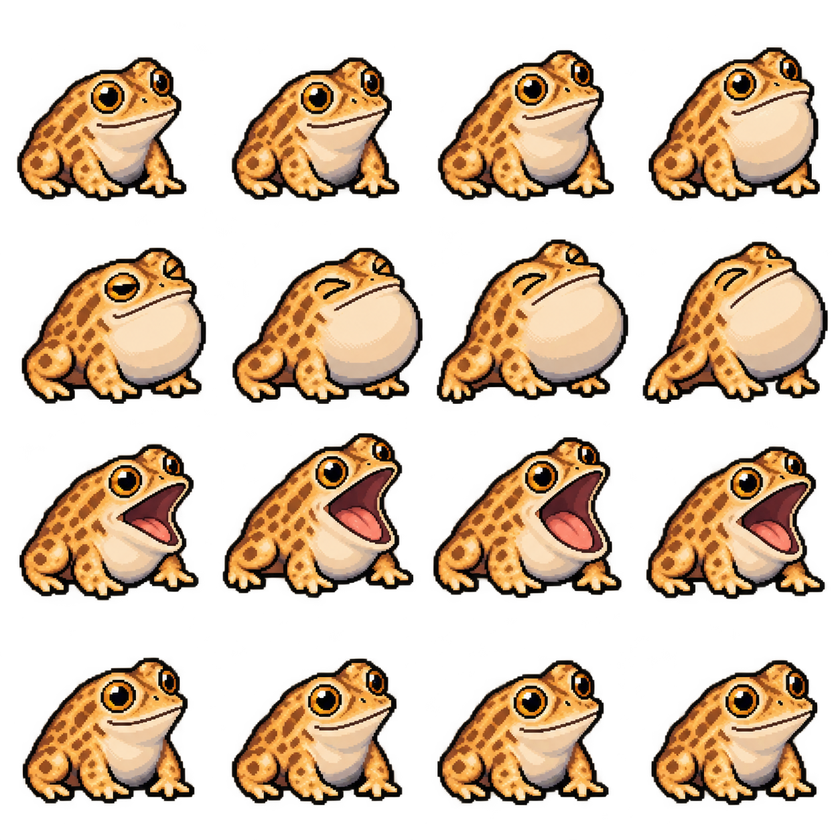
#> input picture docs/assets/game/croak-v2.png, 840 x 840 px, shrunk from 1254 x 1254 before the run
$ python build-game-frames.py
#> lines starting #> are read from the running program, lines starting #| are printed output that depends on the picture
"""Locate complete sprites in the unchanged ImageGen game atlases.

Generated objects can cross an ideal grid boundary. Segment the alpha channel
first, then use object centers to recover grid order. Never slice the PNG into
equal cells: that clips sprites and borrows pixels from the adjacent row.
Pillow is an authoring dependency only; source PNG bytes are never modified.
Run with --check to verify committed metadata without writing it.
"""
from pathlib import Path
import argparse
import hashlib
import json
from PIL import Image


def sprite_bounds(alpha, width, height):
    mask = bytearray(value > 128 for value in alpha.tobytes())
    objects = []
    for origin, occupied in enumerate(mask):
        if not occupied:
            continue
        mask[origin] = 0
        pending = [origin]
        area = 0
        left = right = origin % width
        top = bottom = origin // width
        while pending:
            pixel = pending.pop()
            y, x = divmod(pixel, width)
            area += 1
            left, right = min(left, x), max(right, x)
            top, bottom = min(top, y), max(bottom, y)
            # Eight-way connectivity preserves diagonal pixel-art outlines.
            for yy in range(max(0, y - 1), min(height, y + 2)):
                for xx in range(max(0, x - 1), min(width, x + 2)):
                    neighbor = yy * width + xx
                    if mask[neighbor]:
                        mask[neighbor] = 0
                        pending.append(neighbor)
        if area >= 100:  # Isolated antialias pixels are not separate sprites.
            objects.append((left, top, right + 1, bottom + 1))
    assert len(objects) == 16, f'Expected 16 separate sprites, found {len(objects)}'
    slots = {}
    for bounds in objects:
        left, top, right, bottom = bounds
        col = int((left + right) / 2 * 4 / width)
        row = int((top + bottom) / 2 * 4 / height)
        slot = row * 4 + col
        assert 0 <= row < 4 and 0 <= col < 4 and slot not in slots
        x0, y0 = max(0, left - 2), max(0, top - 2)
        x1, y1 = min(width, right + 2), min(height, bottom + 2)
        for other in objects:
            if other != bounds:
                ox0, oy0, ox1, oy1 = other
                assert x1 <= ox0 or x0 >= ox1 or y1 <= oy0 or y0 >= oy1, 'Crop borrows a neighboring sprite'
        slots[slot] = [x0, y0, x1 - x0, y1 - y0]
    return [slots[i] for i in range(16)]


def main():
    parser = argparse.ArgumentParser(description=__doc__)
    parser.add_argument('--check', action='store_true')
    args = parser.parse_args()
    base = Path(__file__).resolve().parents[1] / 'docs/assets/game'
    output = {}
    for key, filename in [('croak', 'croak-v2.png'), ('hazards', 'hazards-v2.png'),
                          ('walk', 'walk-v3.png')]:
        path = base / filename
        atlas = Image.open(path)
#> atlas is the input picture: PIL image 840x840 RGBA; mean R, G, B, A 77.8, 58, 37, 107.5
        width, height = atlas.size
#> width = 840; height = 840
        assert atlas.mode == 'RGBA'
        alpha = atlas.getchannel('A')
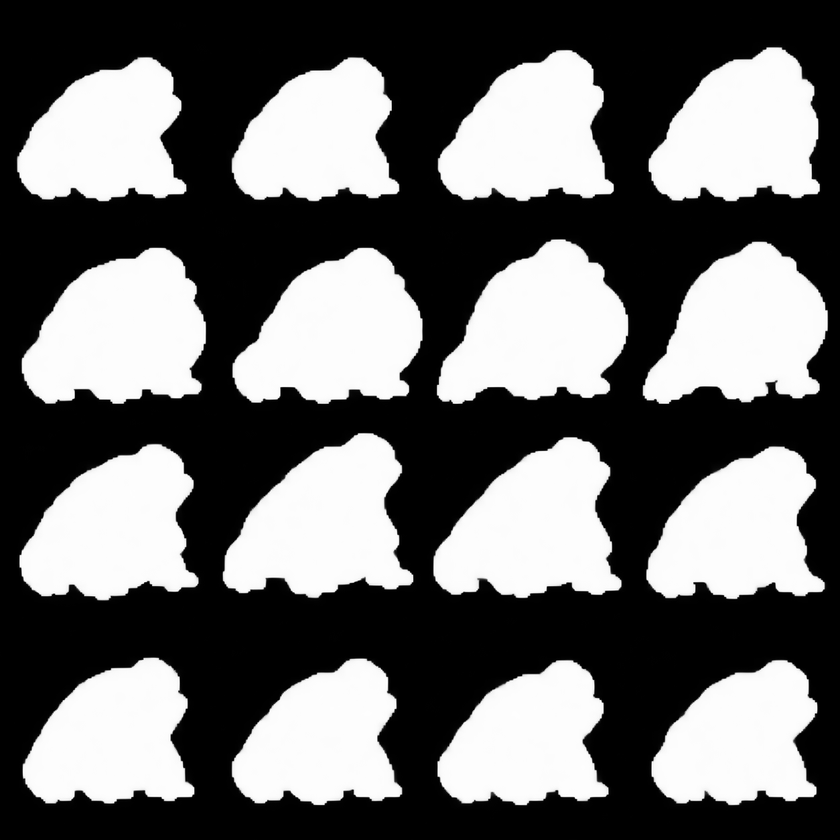
#> alpha: PIL image 840x840 L; min 0, max 255, mean 107.5
        assert alpha.getextrema() == (0, 255)
        output[key] = {'width': width, 'height': height,
                       'frames': sprite_bounds(alpha, width, height),
                       'sha256': hashlib.sha256(path.read_bytes()).hexdigest()}
#> after the loop in sprite_bounds, `for origin, occupied in enumerate(mask):`: objects = 16 items, first 6: (649, 47, 820, 201), (438, 50, 614, 201), (17, 57, 186, 201), (232, 57, 399, 201), (437, 239, 628, 404), (643, 242, 828, 404)
#> the loop in sprite_bounds, `for bounds in objects:` made 16 passes
#> (left, top, right, bottom, col, row, slot, x0) on passes 1 to 12: (649, 47, 820, 201, 3, 0, 3, 647), (438, 50, 614, 201, 2, 0, 2, 436), (17, 57, 186, 201, 0, 0, 0, 15), (232, 57, 399, 201, 1, 0, 1, 230), (437, 239, 628, 404, 2, 1, 6, 435), (643, 242, 828, 404, 3, 1, 7, 641), (22, 248, 206, 404, 0, 1, 4, 20), (233, 248, 422, 404, 1, 1, 5, 231), (223, 433, 413, 598, 1, 2, 9, 221), (433, 437, 621, 598, 2, 2, 10, 431), (20, 444, 198, 600, 0, 2, 8, 18), (646, 447, 825, 599, 3, 2, 11, 644)
#> after the loop in sprite_bounds, `for bounds in objects:`: slots = 16 items
        print(f'{key}: 16 complete sprites, transparent alpha and separated crops verified')
#> pass 2 of the loop in main, `for key, filename in [('croak', 'croak-v2.png'), ('hazards', 'hazards-..`:
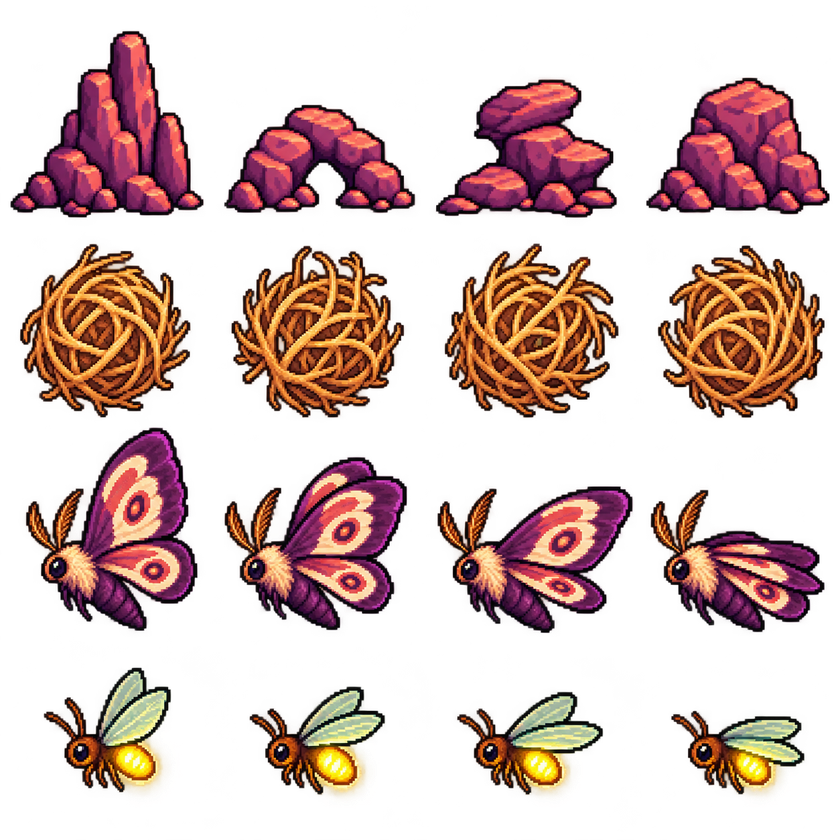
#> input picture docs/assets/game/hazards-v2.png, 840 x 840 px, shrunk from 1254 x 1254 before the run
#> in main, atlas is the input picture: PIL image 840x840 RGBA; mean R, G, B, A 54.4, 28.9, 23.7, 85.9
#> in main, `alpha = atlas.getchannel('A')`:
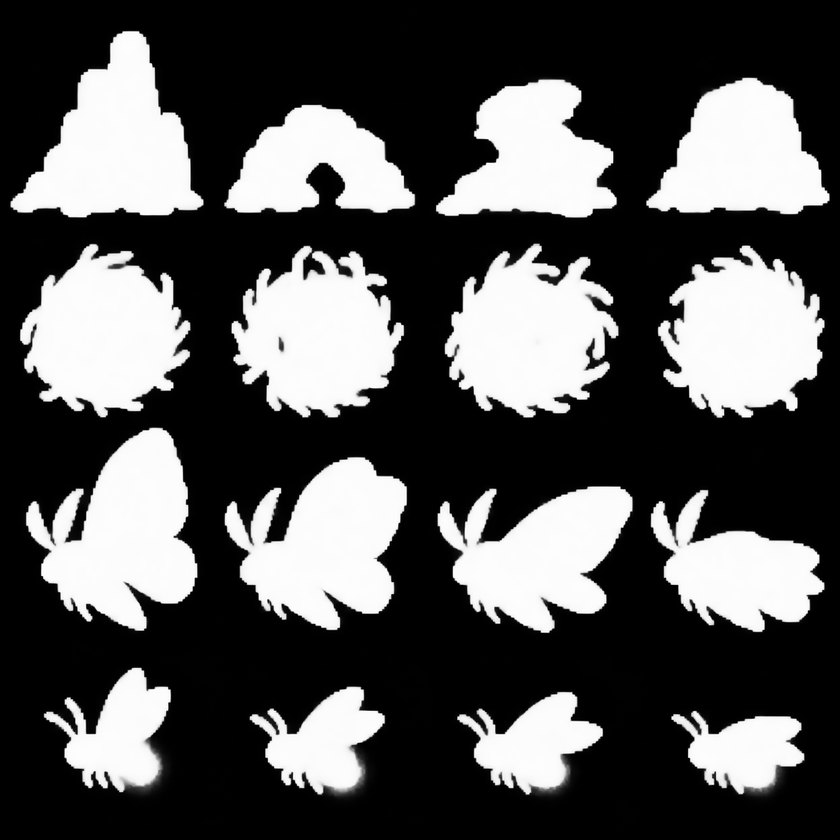
#> alpha: PIL image 840x840 L; min 0, max 255, mean 85.9
#> the loop in sprite_bounds (call 2), `for bounds in objects:` made 16 passes
#> (left, top, right, bottom, col, row, slot, x0) on passes 1 to 8: (11, 31, 203, 217, 0, 0, 0, 9), (646, 78, 829, 214, 3, 0, 3, 644), (436, 80, 617, 217, 2, 0, 2, 434), (224, 105, 415, 213, 1, 0, 1, 222), (20, 244, 190, 417, 0, 1, 4, 18), (445, 244, 618, 417, 2, 1, 6, 443), (232, 246, 404, 417, 1, 1, 5, 230), (658, 246, 824, 418, 3, 1, 7, 656)
#> pass 3 of the loop in main, `for key, filename in [('croak', 'croak-v2.png'), ('hazards', 'hazards-..`:
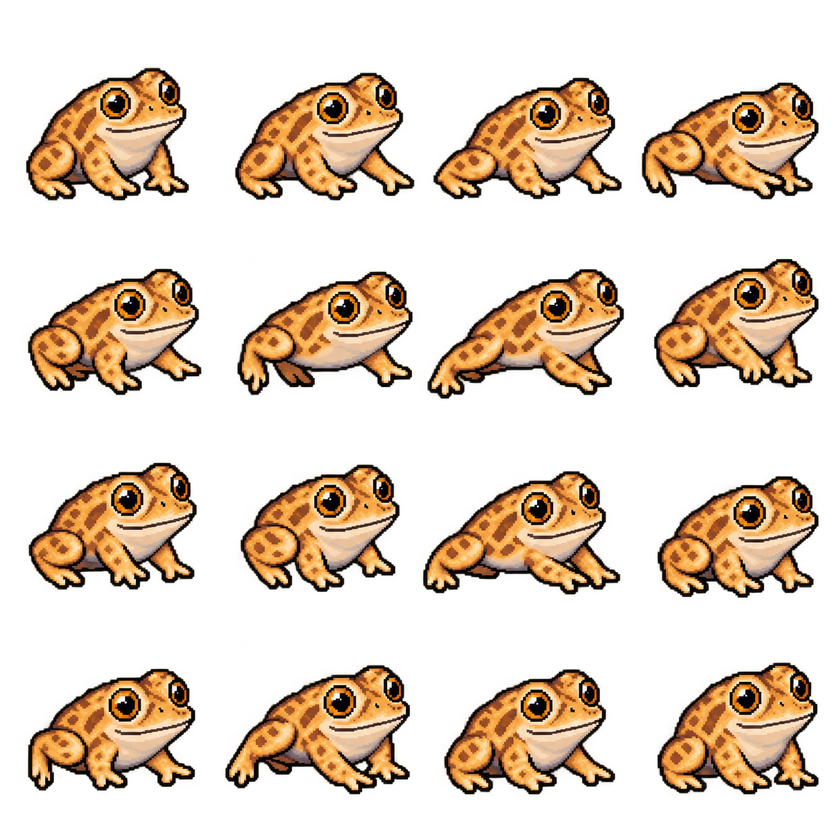
#> input picture docs/assets/game/walk-v3.png, 840 x 840 px, shrunk from 1254 x 1254 before the run
#> in main, atlas is the input picture: PIL image 840x840 RGBA; mean R, G, B, A 59.7, 43, 25.3, 82.6
#> in main, `alpha = atlas.getchannel('A')`:
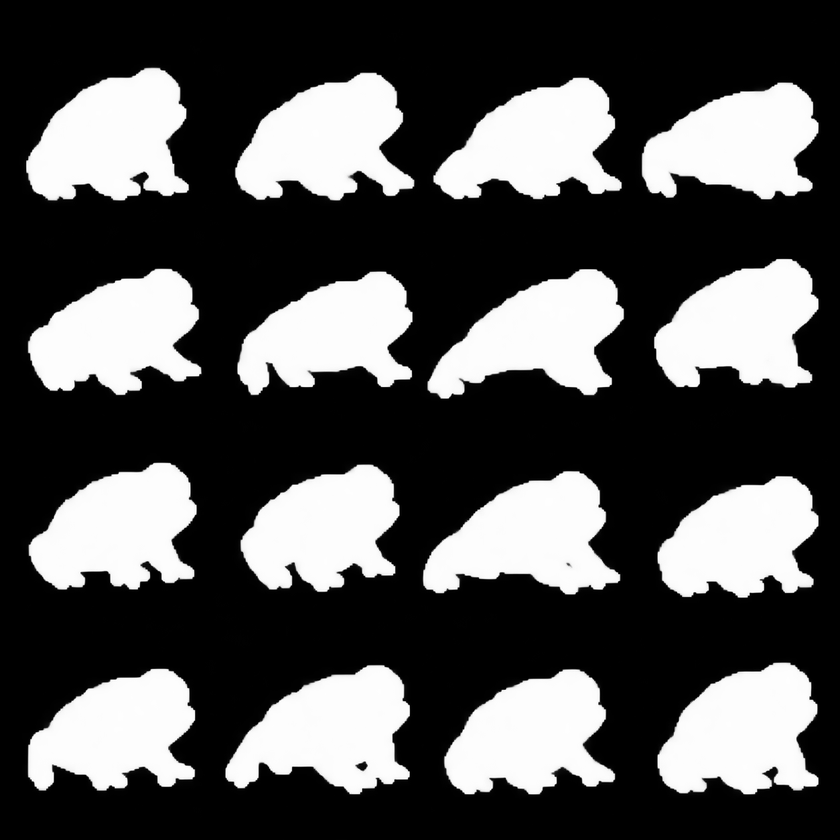
#> alpha: PIL image 840x840 L; min 0, max 255, mean 82.6
    destination = base / 'frames-v3.json'
    if args.check:
        assert json.loads(destination.read_text()) == output, 'Committed metadata differs; regenerate it'
        print('Committed frame metadata matches all three original atlases')
    else:
        destination.write_text(json.dumps(output, indent=2) + '\n')


if __name__ == '__main__':
    main()
